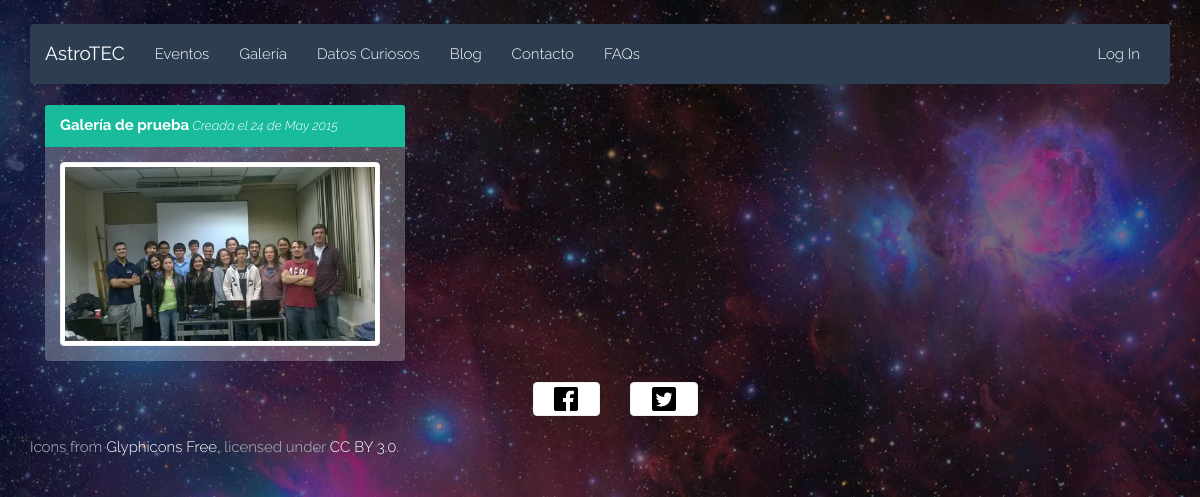
/gallery.php, run on the app's committed database.
### tables this page shows
CREATE TABLE IF NOT EXISTS `Galerias` (
  `idGaleria` INT NOT NULL AUTO_INCREMENT,
  `fecha` DATETIME NOT NULL,
  `titulo` VARCHAR(100) NULL DEFAULT NULL,
  `descripcion` VARCHAR(300) NULL DEFAULT NULL,
  PRIMARY KEY (`idGaleria`));

CREATE TABLE IF NOT EXISTS `ArchivosAdjunto` (
  `idArchivo` INT NOT NULL AUTO_INCREMENT,
  `url` VARCHAR(200) NOT NULL,
  `nombre` VARCHAR(45) NOT NULL,
  `descripcion` VARCHAR(45) NULL DEFAULT NULL,
  `fk_idTipoArchivo` INT NOT NULL,
  `fk_idEstado` INT NOT NULL,
  PRIMARY KEY (`idArchivo`),
  INDEX `fk_ArchivosAdjunto_TiposArchivo1_idx` (`fk_idTipoArchivo` ASC),
  INDEX `fk_ArchivosAdjunto_EstadoArchivo1_idx` (`fk_idEstado` ASC),
  CONSTRAINT `fk_ArchivosAdjunto_TiposArchivo1`
    FOREIGN KEY (`fk_idTipoArchivo`)
    REFERENCES `TiposArchivo` (`idTipoArchivo`)
    ON DELETE NO ACTION
    ON UPDATE NO ACTION,
  CONSTRAINT `fk_ArchivosAdjunto_EstadoArchivo1`
    FOREIGN KEY (`fk_idEstado`)
    REFERENCES `EstadoArchivo` (`idEstado`)
    ON DELETE NO ACTION
    ON UPDATE NO ACTION);

### html/php/gallery.php (the view, shortened to what this page needs)
<?php
require_once('db.php');
function getGalleries()
{
	global $galleries, $conn;
	$sql = "SELECT DATE_FORMAT(fecha, '%Y') AS year, DATE_FORMAT(fecha, '%M') AS month, DATE_FORMAT(fecha, '%d') AS day, titulo, idGaleria, descripcion FROM Galerias";
	$result = $conn->query($sql);
	if($result)
	{
		if($result->num_rows > 0)
		{
			$i = 0;
			while ($row = $result->fetch_assoc())
			{
				$urlPreview = getPreviewImage($row['idGaleria']);
				if ($i % 3 == 0) {
					echo "<div class='row'>";
				}
				echo
				"<div class='col-md-4'>
					<div class='panel panel-success'>
						<div class='panel-heading'><a href='viewgallery.php?galeria=$row[idGaleria]'><strong>$row[titulo]</strong></a><small><i> Creada el $row[day] de $row[month] $row[year]</i></small></div>
						<div class='panel-body'>
							<a href='viewgallery.php?galeria=$row[idGaleria]' class='text-center'>
								<img src='$urlPreview' class='media-object img-thumbnail' width='320' height='180' alt='A album'>
							</a>
						</div>
					</div>
				</div>";
				$i = ($i + 1) % 3;
			}
			if ($i % 3 != 0) {
				echo "</div>";
			}
		}
		else
		{
		}
	}
}
function getPreviewImage($idGaleria)
{
	global $conn;
	$imageurl = '';
	$sql = "SELECT AA.url AS urlImagen
					FROM Galerias AS G
					INNER JOIN FotosXGaleria AS FG ON FG.fk_idGaleria = G.idGaleria
					INNER JOIN Fotos AS F ON F.idFoto = FG.fk_idFoto
					INNER JOIN ArchivosAdjunto AS AA ON AA.idArchivo = F.fk_idArchivo
					WHERE G.idGaleria = $idGaleria LIMIT 1;";
	$result = $conn->query($sql);
	if ($result) {
		if ($result->num_rows > 0){
			$row = $result->fetch_assoc();
			$imageurl = $row['urlImagen'];
		}
	}
	return $imageurl;
}

### html/css/style.css (style rules this page uses)
body { padding-top: 2%; background: url(../img/background.jpg) no-repeat center center fixed; -webkit-background-size: cover; -moz-background-size: cover; -o-background-size: cover; background-size: cover; font-family: 'Raleway', sans-serif; font-weight: 300; color: #3E3E3E; }
strong { font-weight: 700; }

### html/css/gallery.css (style rules this page uses)
.panel { background-color: rgba(255, 255, 255, 0.25); border: none; color: white; }
.panel-body > a { text-align: center; align-content: center; }
a { color: white; }

### data on the page
galerias: titulo "Galería de prueba", row "24", row "May", row "2015", idGaleria.url (picture)
